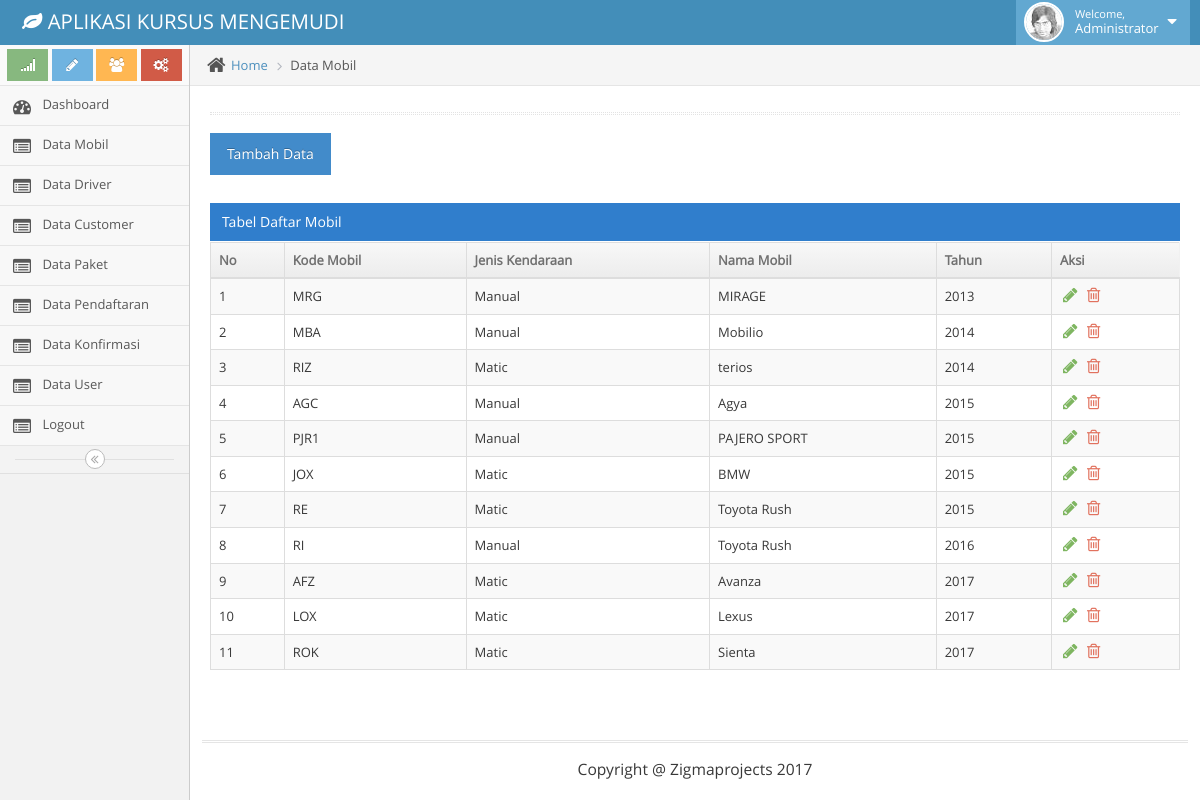
Page /admin/index.php?menu=mobil (signed in) on the committed database.
### tables this page shows
CREATE TABLE `mst_mobil` (
  `kode_mobil` varchar(25) NOT NULL,
  `jenis_mobil` varchar(20) NOT NULL,
  `nama_mobil` varchar(50) NOT NULL,
  `tahun_mobil` int(4) NOT NULL
);

### admin/master-mobil.php (the view, shortened to what this page needs)
<div class="main-content">
				<div class="main-content-inner">
					<div class="breadcrumbs ace-save-state" id="breadcrumbs">
						<ul class="breadcrumb">
							<li>
								<i class="ace-icon fa fa-home home-icon"></i>
								<a href="#">Home</a>
							</li>
							<li class="active">Data Mobil</li>
						</ul>
					</div>
					<div class="page-content">
						<div class="row">
							<div class="col-xs-12">
								<div class="hr hr-18 dotted hr-double"></div>
								<a href="?menu=form-mobil"><button class="btn btn-primary">Tambah Data</button></a><br /><br />
								<div class="row">
									<div class="col-xs-12">
										<div class="clearfix">
										</div>
										<div class="table-header">
											Tabel Daftar Mobil
										</div>
										<div>
											<table id="dynamic-table" class="table table-striped table-bordered table-hover">
												<thead>
													<tr>
														<th>No</th>
														<th>Kode Mobil</th>
														<th>Jenis Kendaraan</th>
														<th>Nama Mobil</th>
														<th>Tahun</th>
														<th class="hidden-480">Aksi</th>
													</tr>
												</thead>
												<tbody>
                                                <?php
                                                $query = "SELECT * FROM mst_mobil ORDER BY tahun_mobil, jenis_mobil";
												$data = mysql_query( $query) or die(mysql_error());
												$no = 0;
												while($row = mysql_fetch_array($data)){
													$no++;
													?>
													<tr>
														<td><?php echo $no;?></td>
														<td><?php echo $row['kode_mobil'];?></td>
														<td><?php echo $row['jenis_mobil'];?></td>
														<td><?php echo $row['nama_mobil'];?></td>
														<td><?php echo $row['tahun_mobil'];?></td>
														<td>
															<div class="hidden-sm hidden-xs action-buttons">
																<a class="green" href="?menu=form-mobil&kode=<?php echo $row['kode_mobil'];?>&aksi=ubah">
																	<i class="ace-icon fa fa-pencil bigger-130"></i>
																</a>
																<a class="red" href="proses-mobil.php?aksi=hapus&kode=<?php echo $row['kode_mobil'];?>">
																	<i class="ace-icon fa fa-trash-o bigger-130"></i>
																</a>
															</div>
														</td>
													</tr>
													<?php
													}
												?>
												</tbody>
											</table>
										</div>
									</div>
								</div>
							</div>
						</div>
					</div>
				</div>
			</div>

### rows in the picture
mst_mobil: kode_mobil "MRG", jenis_mobil "Manual", nama_mobil "MIRAGE", tahun_mobil "2013"
mst_mobil: kode_mobil "MBA", jenis_mobil "Manual", nama_mobil "Mobilio", tahun_mobil "2014"
mst_mobil: kode_mobil "RIZ", jenis_mobil "Matic", nama_mobil "terios", tahun_mobil "2014"
mst_mobil: kode_mobil "AGC", jenis_mobil "Manual", nama_mobil "Agya", tahun_mobil "2015"
mst_mobil: kode_mobil "PJR1", jenis_mobil "Manual", nama_mobil "PAJERO SPORT", tahun_mobil "2015"
mst_mobil: kode_mobil "JOX", jenis_mobil "Matic", nama_mobil "BMW", tahun_mobil "2015"
mst_mobil: kode_mobil "RE", jenis_mobil "Matic", nama_mobil "Toyota Rush", tahun_mobil "2015"
mst_mobil: kode_mobil "RI", jenis_mobil "Manual", nama_mobil "Toyota Rush", tahun_mobil "2016"
mst_mobil: kode_mobil "AFZ", jenis_mobil "Matic", nama_mobil "Avanza", tahun_mobil "2017"
mst_mobil: kode_mobil "LOX", jenis_mobil "Matic", nama_mobil "Lexus", tahun_mobil "2017"
mst_mobil: kode_mobil "ROK", jenis_mobil "Matic", nama_mobil "Sienta", tahun_mobil "2017"
